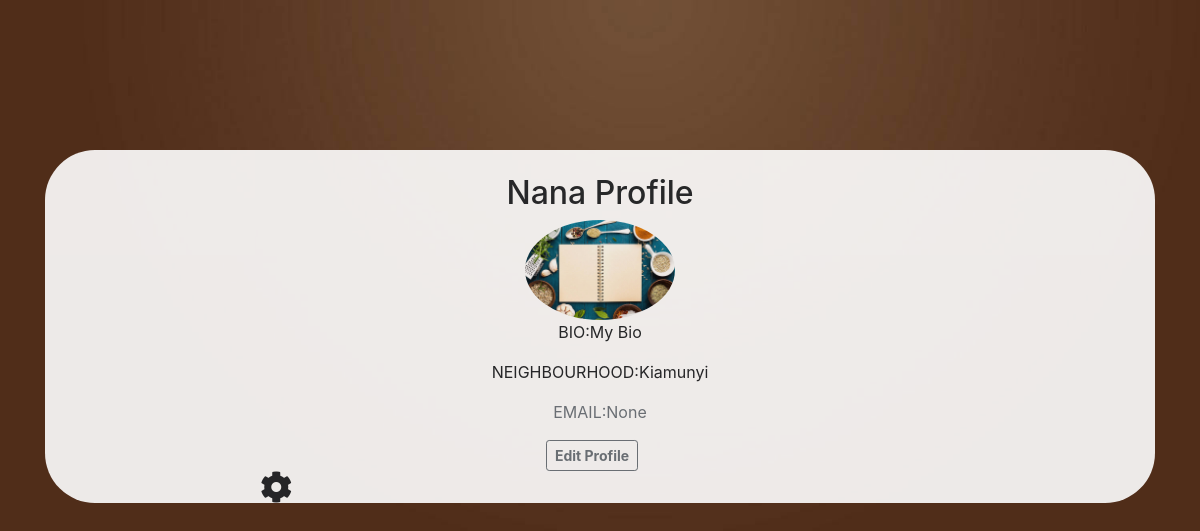
The app's page /profile/ (signed in) with its own data.
### neighbourhood/models.py (models this page shows, shortened)
class Profile(models.Model):
    user=models.OneToOneField(User,on_delete=models.CASCADE)
    profile_image=models.ImageField(default='default.jpeg', upload_to='Profilepics/')
    bio=models.CharField(max_length=1000,null=True, default="My Bio")
    email=models.EmailField(max_length=200,null=True)
    neighbourhood=models.ForeignKey(Neighbourhood,related_name='neighbourhood',on_delete=DO_NOTHING,null=True)
    def __str__(self):
        return f'{self.user} Profile'

class Neighbourhood(models.Model):
    name=models.CharField(max_length=200)
    location=models.CharField(max_length=200)
    occupants=models.PositiveIntegerField(default=0)
    admin = models.ForeignKey(User, on_delete=models.CASCADE, null=True)
    def __str__(self):
        return self.name

### neighbourhood/views.py (the view)
# urls.py: url(r'profile/',views.profileView,name='profile'),
def profileView(request):
    logged_in_user=request.user #logged in user
    user=Profile.objects.get(user=logged_in_user)
    print(user)
    if request.method=='POST':
        u_form=UserUpdateForm(request.POST,instance=request.user)
        p_form=ProfleUpdateForm(request.POST,request.FILES,instance=request.user.profile)
        if u_form.is_valid() and p_form.is_valid():
            u_form.save()
            p_form.save()
        return redirect('profile')
    else:
        u_form=UserUpdateForm(instance=request.user)
        p_form=ProfleUpdateForm(instance=request.user.profile)
    ctx={
        "user":user,
        'u_form':u_form,
        'p_form':p_form
    }
    return render(request,'profile.html',ctx)

### neighbourhood/templates/profile.html (shortened to what this page needs)
{% load crispy_forms_tags %}
{% load bootstrap4 %}
{% load static %}
 {% block styles %}
 {% bootstrap_css %}
<link rel="stylesheet" href="{% static 'styles.css' %}" />
<link
  rel="stylesheet"
  href="https://use.fontawesome.com/releases/v5.1.0/css/all.css"
/>
{%endblock%}
{%block content%}
<body style="background-color: #1A2226;">
<div class="container">
<div class="section" style="text-align: center; background-color: white; position: relative; top: 150px; border-radius: 50px;">
    <br>
    <h2 class="account-heading">{{user}}</h2>
    <img class="rounded-circle account-img" style="width: 150px; height: 100px;" src="{{user.profile_image.url}}">
    <p>BIO:{{user.bio}}</p>
    <p>NEIGHBOURHOOD:{{user.neighbourhood.name}}</p>
    <p class="text-secondary">EMAIL:{{user.email}}</p>
    <a class="btn btn-sm btn-outline-secondary mr-3" data-toggle="modal" data-target="#edit"><strong>Edit Profile</strong></a>
    <div class="col-md-5">  <li class="list-inline-item">
        <a data-toggle="modal" data-target="#settings"><i class="fa fa-cog fa-2x"></i></a>
        </li></div>
    </div>
</div>
</body>
{%endblock%}

### static/styles.css (style rules this page uses)
body { background-image: url('./Images/brown-design-wallpapers.jpg'); background-size: cover; opacity: 0.9; }
a { color: black; }

### records on screen
Profile: user.username "Nana Profile", profile_image (picture), bio "My Bio", neighbourhood.name "Kiamunyi", email "None"
